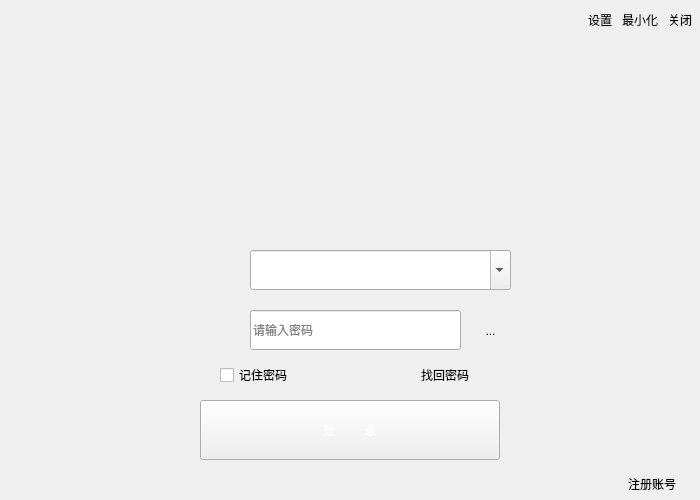
<?xml version="1.0" encoding="UTF-8"?>
<ui version="4.0">
 <class>BMSClass</class>
 <widget class="QMainWindow" name="BMSClass">
  <property name="geometry">
   <rect>
    <x>0</x>
    <y>0</y>
    <width>700</width>
    <height>500</height>
   </rect>
  </property>
  <property name="sizePolicy">
   <sizepolicy hsizetype="Fixed" vsizetype="Fixed">
    <horstretch>0</horstretch>
    <verstretch>0</verstretch>
   </sizepolicy>
  </property>
  <property name="contextMenuPolicy">
   <enum>Qt::NoContextMenu</enum>
  </property>
  <property name="windowTitle">
   <string>BMS</string>
  </property>
  <property name="windowIcon">
   <iconset>
    <normaloff>../Resources/BMS图标.ico</normaloff>../Resources/BMS图标.ico</iconset>
  </property>
  <property name="toolTip">
   <string/>
  </property>
  <property name="autoFillBackground">
   <bool>false</bool>
  </property>
  <property name="styleSheet">
   <string notr="true">#centralWidget{background-image: url(:/登录界面的固定图片/Resources/固定/背景1.jpg);}

#remberPW,#lgFindPW,#lgRegister
{
font: 12pt &quot;Adobe 黑体 Std R&quot;;
}</string>
  </property>
  <widget class="QWidget" name="centralWidget">
   <property name="styleSheet">
    <string notr="true">image: url(:/登录界面的固定图片/Resources/登录界面背景.jpg);</string>
   </property>
   <widget class="HeadPor" name="lgFramePNG">
    <property name="geometry">
     <rect>
      <x>320</x>
      <y>130</y>
      <width>100</width>
      <height>100</height>
     </rect>
    </property>
    <property name="sizePolicy">
     <sizepolicy hsizetype="Fixed" vsizetype="Fixed">
      <horstretch>0</horstretch>
      <verstretch>0</verstretch>
     </sizepolicy>
    </property>
    <property name="styleSheet">
     <string notr="true"/>
    </property>
    <property name="frameShape">
     <enum>QFrame::NoFrame</enum>
    </property>
    <property name="frameShadow">
     <enum>QFrame::Plain</enum>
    </property>
   </widget>
   <widget class="QComboBox" name="lgID">
    <property name="geometry">
     <rect>
      <x>250</x>
      <y>250</y>
      <width>261</width>
      <height>40</height>
     </rect>
    </property>
    <property name="sizePolicy">
     <sizepolicy hsizetype="Preferred" vsizetype="Preferred">
      <horstretch>0</horstretch>
      <verstretch>0</verstretch>
     </sizepolicy>
    </property>
    <property name="minimumSize">
     <size>
      <width>261</width>
      <height>40</height>
     </size>
    </property>
    <property name="maximumSize">
     <size>
      <width>241</width>
      <height>40</height>
     </size>
    </property>
    <property name="toolTip">
     <string/>
    </property>
    <property name="whatsThis">
     <string/>
    </property>
    <property name="styleSheet">
     <string notr="true">font: 18pt &quot;Adobe 黑体 Std R&quot;;</string>
    </property>
    <property name="editable">
     <bool>true</bool>
    </property>
    <property name="currentIndex">
     <number>-1</number>
    </property>
    <property name="insertPolicy">
     <enum>QComboBox::InsertAtBottom</enum>
    </property>
    <property name="iconSize">
     <size>
      <width>28</width>
      <height>28</height>
     </size>
    </property>
   </widget>
   <widget class="QLabel" name="lgLableID">
    <property name="geometry">
     <rect>
      <x>190</x>
      <y>240</y>
      <width>50</width>
      <height>50</height>
     </rect>
    </property>
    <property name="sizePolicy">
     <sizepolicy hsizetype="Fixed" vsizetype="Fixed">
      <horstretch>0</horstretch>
      <verstretch>0</verstretch>
     </sizepolicy>
    </property>
    <property name="text">
     <string/>
    </property>
    <property name="pixmap">
     <pixmap resource="../BMS.qrc">:/登录界面的固定图片/Resources/小按钮/用户名.ico</pixmap>
    </property>
    <property name="scaledContents">
     <bool>true</bool>
    </property>
   </widget>
   <widget class="QLineEdit" name="lgPW">
    <property name="geometry">
     <rect>
      <x>250</x>
      <y>310</y>
      <width>211</width>
      <height>40</height>
     </rect>
    </property>
    <property name="toolTip">
     <string/>
    </property>
    <property name="statusTip">
     <string/>
    </property>
    <property name="whatsThis">
     <string/>
    </property>
    <property name="styleSheet">
     <string notr="true">font: 18pt &quot;Adobe 黑体 Std R&quot;;</string>
    </property>
    <property name="inputMask">
     <string/>
    </property>
    <property name="text">
     <string/>
    </property>
    <property name="echoMode">
     <enum>QLineEdit::Password</enum>
    </property>
    <property name="cursorPosition">
     <number>0</number>
    </property>
    <property name="placeholderText">
     <string>请输入密码</string>
    </property>
   </widget>
   <widget class="QLabel" name="lgLablePW">
    <property name="geometry">
     <rect>
      <x>190</x>
      <y>300</y>
      <width>50</width>
      <height>50</height>
     </rect>
    </property>
    <property name="text">
     <string/>
    </property>
    <property name="pixmap">
     <pixmap resource="../BMS.qrc">:/登录界面的固定图片/Resources/小按钮/密码.ico</pixmap>
    </property>
    <property name="scaledContents">
     <bool>true</bool>
    </property>
   </widget>
   <widget class="QCheckBox" name="remberPW">
    <property name="geometry">
     <rect>
      <x>220</x>
      <y>360</y>
      <width>110</width>
      <height>30</height>
     </rect>
    </property>
    <property name="text">
     <string>记住密码</string>
    </property>
   </widget>
   <widget class="QToolButton" name="lgFindPW">
    <property name="geometry">
     <rect>
      <x>390</x>
      <y>360</y>
      <width>110</width>
      <height>30</height>
     </rect>
    </property>
    <property name="text">
     <string>找回密码</string>
    </property>
    <property name="autoRaise">
     <bool>true</bool>
    </property>
   </widget>
   <widget class="QPushButton" name="lgOK">
    <property name="geometry">
     <rect>
      <x>200</x>
      <y>400</y>
      <width>300</width>
      <height>60</height>
     </rect>
    </property>
    <property name="styleSheet">
     <string notr="true">color: rgb(255, 255, 255);
font: 23pt &quot;Adobe 黑体 Std R&quot;;
background-image: url(:/登录界面的固定图片/Resources/固定/登录按钮.jpg)</string>
    </property>
    <property name="text">
     <string>登         录</string>
    </property>
   </widget>
   <widget class="QToolButton" name="lgRegister">
    <property name="geometry">
     <rect>
      <x>597</x>
      <y>469</y>
      <width>110</width>
      <height>30</height>
     </rect>
    </property>
    <property name="text">
     <string>注册账号</string>
    </property>
    <property name="autoRaise">
     <bool>true</bool>
    </property>
   </widget>
   <widget class="QToolButton" name="lgSet">
    <property name="geometry">
     <rect>
      <x>580</x>
      <y>0</y>
      <width>40</width>
      <height>40</height>
     </rect>
    </property>
    <property name="autoFillBackground">
     <bool>false</bool>
    </property>
    <property name="styleSheet">
     <string notr="true"/>
    </property>
    <property name="text">
     <string>设置</string>
    </property>
    <property name="icon">
     <iconset resource="../BMS.qrc">
      <normaloff>:/登录界面的固定图片/Resources/小按钮/设置.ico</normaloff>:/登录界面的固定图片/Resources/小按钮/设置.ico</iconset>
    </property>
    <property name="iconSize">
     <size>
      <width>40</width>
      <height>40</height>
     </size>
    </property>
    <property name="autoRaise">
     <bool>true</bool>
    </property>
   </widget>
   <widget class="QToolButton" name="lgMininum">
    <property name="geometry">
     <rect>
      <x>620</x>
      <y>0</y>
      <width>40</width>
      <height>40</height>
     </rect>
    </property>
    <property name="styleSheet">
     <string notr="true"/>
    </property>
    <property name="text">
     <string>最小化</string>
    </property>
    <property name="icon">
     <iconset resource="../BMS.qrc">
      <normaloff>:/登录界面的固定图片/Resources/小按钮/最小化.ico</normaloff>:/登录界面的固定图片/Resources/小按钮/最小化.ico</iconset>
    </property>
    <property name="iconSize">
     <size>
      <width>40</width>
      <height>40</height>
     </size>
    </property>
    <property name="autoRaise">
     <bool>true</bool>
    </property>
   </widget>
   <widget class="QToolButton" name="lgClose">
    <property name="geometry">
     <rect>
      <x>660</x>
      <y>0</y>
      <width>40</width>
      <height>40</height>
     </rect>
    </property>
    <property name="styleSheet">
     <string notr="true"/>
    </property>
    <property name="text">
     <string>关闭</string>
    </property>
    <property name="icon">
     <iconset resource="../BMS.qrc">
      <normaloff>:/登录界面的固定图片/Resources/小按钮/退出.ico</normaloff>:/登录界面的固定图片/Resources/小按钮/退出.ico</iconset>
    </property>
    <property name="iconSize">
     <size>
      <width>30</width>
      <height>30</height>
     </size>
    </property>
    <property name="autoRaise">
     <bool>true</bool>
    </property>
   </widget>
   <widget class="QToolButton" name="lgShowPW">
    <property name="geometry">
     <rect>
      <x>470</x>
      <y>310</y>
      <width>41</width>
      <height>41</height>
     </rect>
    </property>
    <property name="text">
     <string>...</string>
    </property>
    <property name="iconSize">
     <size>
      <width>40</width>
      <height>40</height>
     </size>
    </property>
    <property name="autoRaise">
     <bool>true</bool>
    </property>
   </widget>
  </widget>
 </widget>
 <layoutdefault spacing="6" margin="11"/>
 <customwidgets>
  <customwidget>
   <class>HeadPor</class>
   <extends>QFrame</extends>
   <header location="global">headpor.h</header>
   <container>1</container>
  </customwidget>
 </customwidgets>
 <resources>
  <include location="../BMS.qrc"/>
 </resources>
 <connections/>
</ui>
